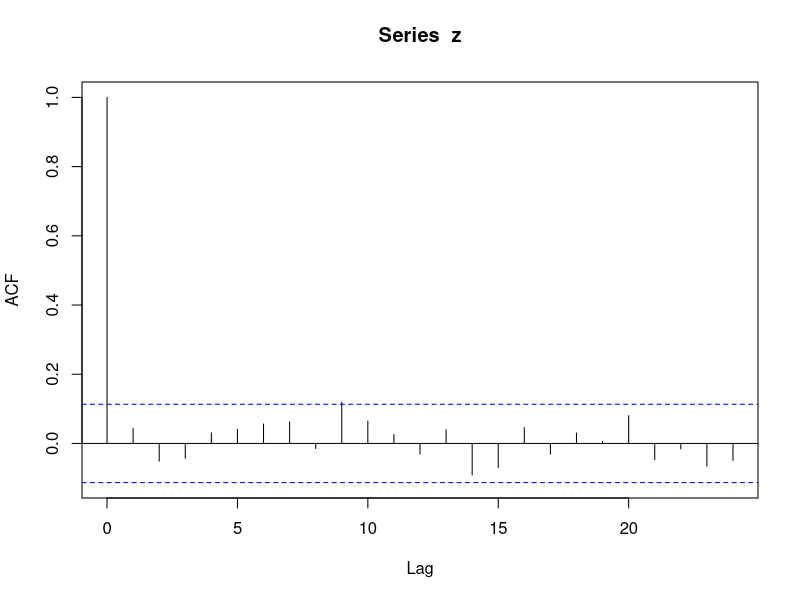
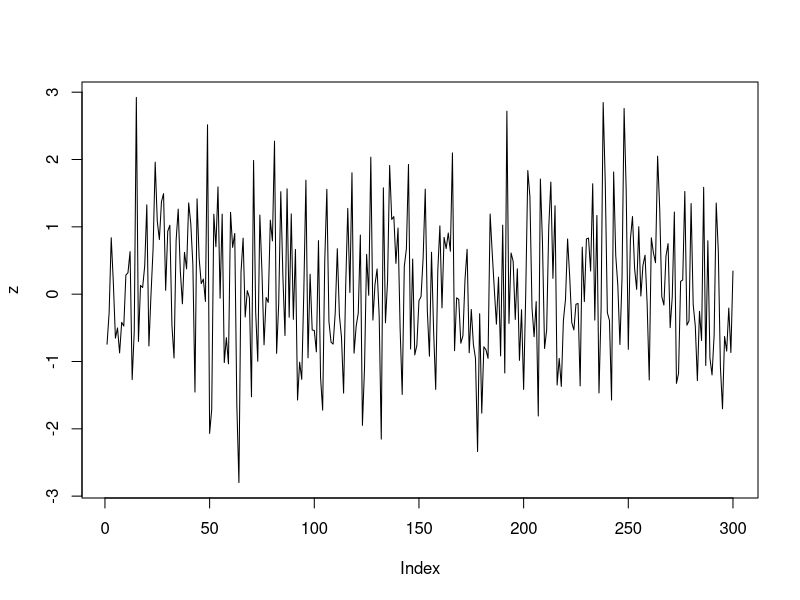
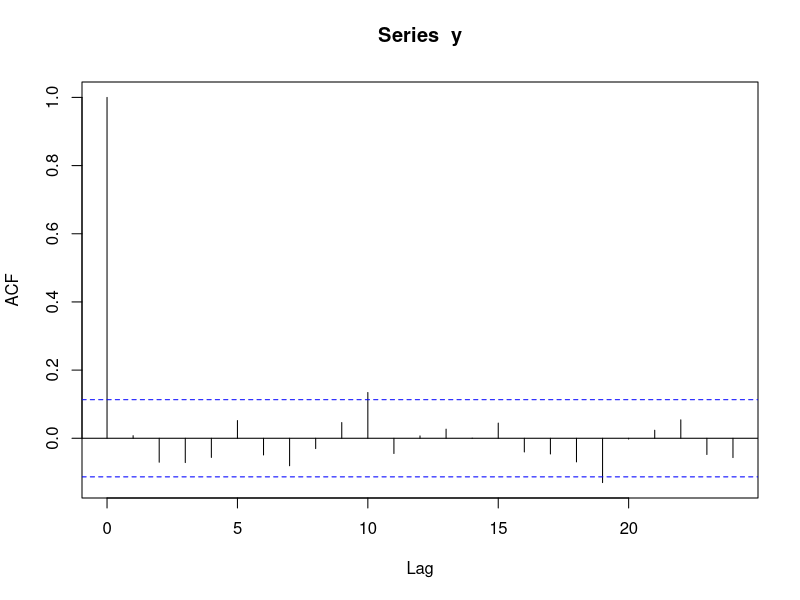
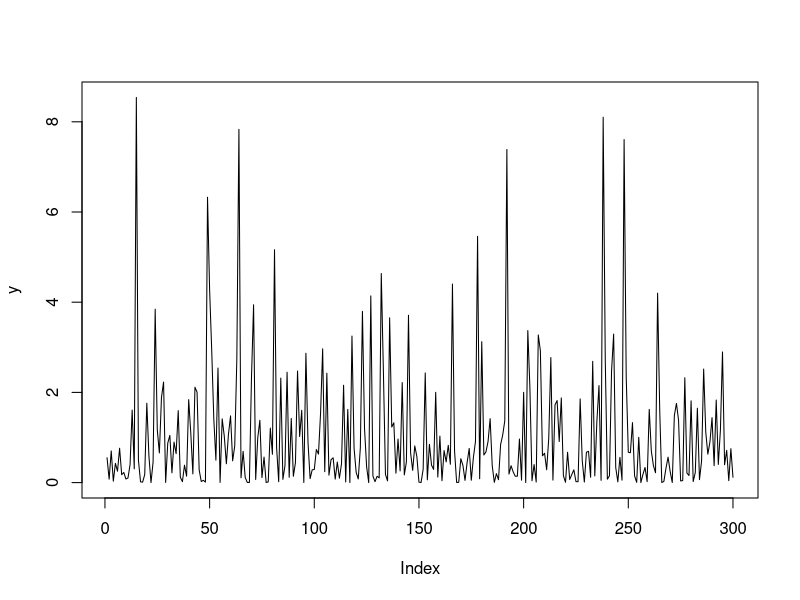
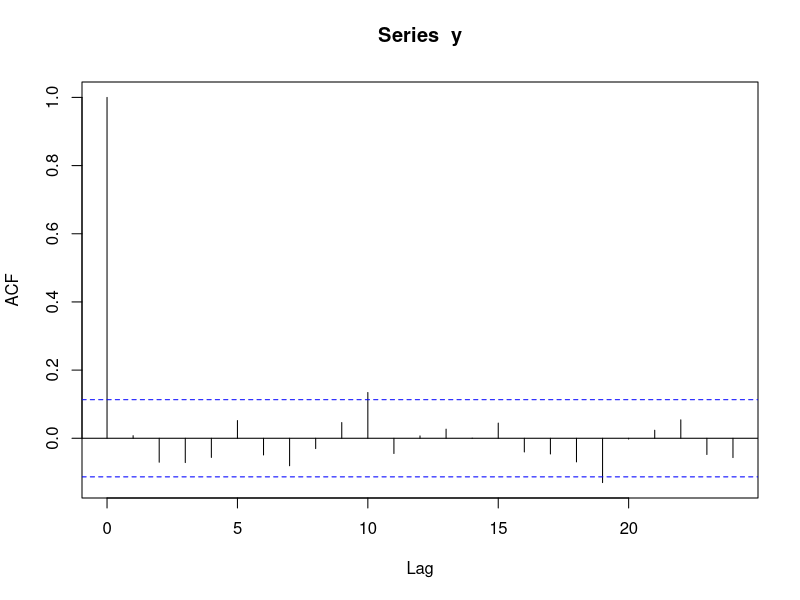

Write R code to recreate these figures, in order.
## ---- chunk 1
#Simulate Gaussian WN 
z <- rnorm(300, 0, 1)

#Plot ACF
acf(z)

#Plot Series
plot(z, type = 'l')
## ---- chunk 2
#Plot ACF
y=z^2
acf(y)

#Plot Series
plot(y, type = "l")
## ---- chunk 3
mean(y)
var(y)
acf(y)
## ---- chunk 4
polyroot(c(1, -2))
polyroot(c(1, -0.45, 0.05))
